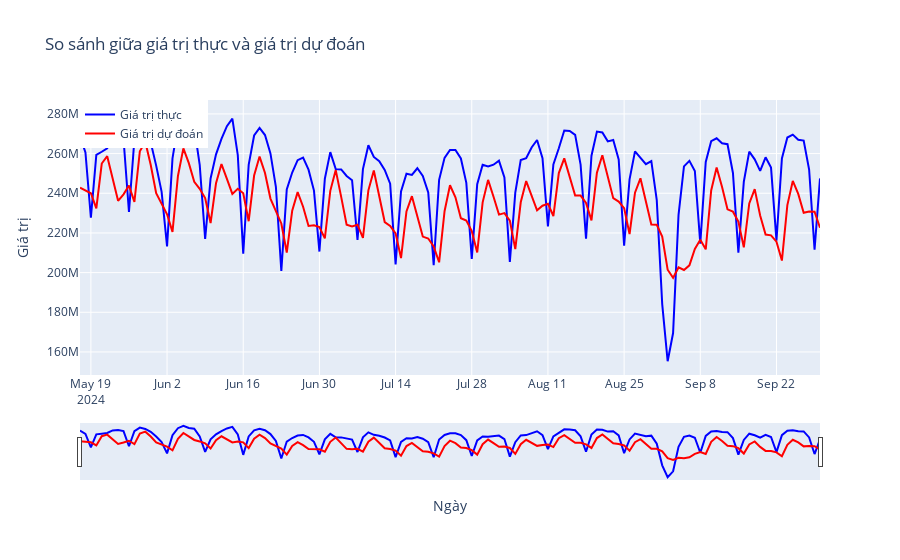

Notebook code cell kept with this figure:
### Code cell
# Vẽ biểu đồ so sánh giá trị thực và dự đoán
fig = go.Figure()

# Thêm dữ liệu thực
fig.add_trace(go.Scatter(
    x=results_df['date'],
    y=results_df['actual'],
    mode='lines',
    name='Giá trị thực',
    line=dict(color='blue')
))

# Thêm dữ liệu dự đoán
fig.add_trace(go.Scatter(
    x=results_df['date'],
    y=results_df['predicted'],
    mode='lines',
    name='Giá trị dự đoán',
    line=dict(color='red')
))

# Cài đặt tiêu đề và nhãn
fig.update_layout(
    title='So sánh giữa giá trị thực và giá trị dự đoán',
    xaxis_title='Ngày',
    yaxis_title='Giá trị',
    legend=dict(x=0, y=1),
    xaxis_rangeslider_visible=True
)

# Hiển thị biểu đồ
fig.show()

### Figure 1 — Plotly figure (JSON) as saved in the notebook; plotly's stock layout.template omitted (floating-point values rounded to 4 significant figures; data arrays with more than 128 entries replaced by an {"elided": "..."} marker saying what was removed)
{"data": [{"line": {"color": "blue"}, "mode": "lines", "name": "Giá trị thực", "type": "scatter", "x": {"elided": "137 str values"}, "y": {"elided": "137 int values"}}, {"line": {"color": "red"}, "mode": "lines", "name": "Giá trị dự đoán", "type": "scatter", "x": {"elided": "137 str values"}, "y": {"elided": "137 int values"}}], "layout": {"legend": {"x": 0, "y": 1}, "title": {"text": "So sánh giữa giá trị thực và giá trị dự đoán"}, "xaxis": {"rangeslider": {"visible": true}, "title": {"text": "Ngày"}}, "yaxis": {"title": {"text": "Giá trị"}}}}
